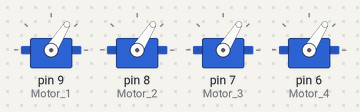
The sketch below on a simulated Arduino Uno, built with avr-gcc and run on an emulated ATmega328P. Parts: 4 × servo. What the sketch prints to the serial monitor is not drawn.

Above: at 0.05 s.
At 0.25 s:
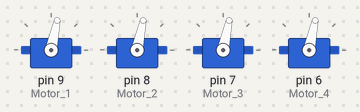
At 0.5 s:
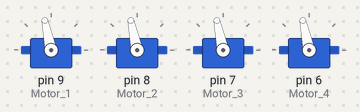
At 0.75 s:
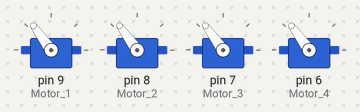
At 1.0 s:
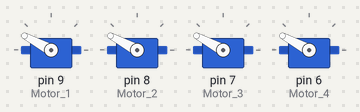
At 2.0 s:
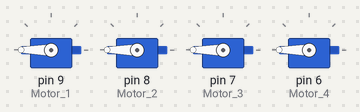
Timing chart, 0 to 4.7 s (numbered marks = the images above):
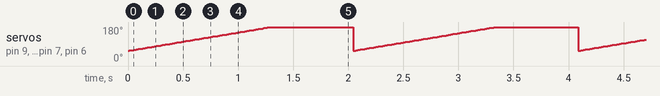

Measured:
- by itself, servo on pin 9 (Motor_1), servo on pin 8 (Motor_2), servo on pin 7 (Motor_3), servo on pin 6 (Motor_4): ramps from 55° to 180° and jumps back, once every 2.0 s

The sketch:

MotorDueTest.ino
```cpp
/*
*  This code is in the public domain.
*  (Do whatever you want with it.)
*/

// Need the Servo library
#include <Servo.h>

// This is our motor.
Servo Motor_1, Motor_2, Motor_3, Motor_4;

// This is the final output
// written to the motor.
String incomingString;

int ch;


// Set everything up
void setup()
{
  // Put the motor to Arduino pin #9
  Motor_1.attach(9);
  Motor_2.attach(8);
  Motor_3.attach(7);
  Motor_4.attach(6);

  // Arm the motors with weapons
  // Note, they arm at 55 and start
  // spinning at 60
  Motor_1.write(55);
  Motor_2.write(55);
  Motor_3.write(55);
  Motor_4.write(55);

  // Required for I/O from Serial monitor
  Serial.begin(9600);
  // Print a startup message
  Serial.println("initializing");
}

// This code serves two purposes. The uncommented code
// speeds and slows down the motors in a continuos loop.
// The commented code allows you to supply input. Feel
// free to use whichever.
void loop()
{

      int i = 55;
      for (i = 55; i < 255; i++) {
          if (i == 254) i = 55;
          Motor_1.write(i);
          Motor_2.write(i);
          Motor_3.write(i);
          Motor_4.write(i);
          delay(10);
      }
//    if (Serial.available() > 0) {
//      ch = Serial.parseInt();
//
//      Serial.print("I recieved: ");
//      Serial.println(ch, DEC);
//
//            /*
//      *  We only want to write an integer between
//      *  0 and 180 to the motor.
//      */
//      if (ch > -1 && ch < 181)
//     {
//       // Print confirmation that the
//       // value is between 0 and 180
//       Serial.println("Value is between 0 and 180");
//       // Write to Servo
//       Motor_1.write(ch);
//       Motor_2.write(ch);
//       Motor_3.write(ch);
//       Motor_4.write(ch);
//     }
//     // The value is not between 0 and 180.
//     // We do not want write this value to
//     // the motor.
//     else
//     {
//       Serial.println("Value is NOT between 0 and 180");
//
//       // IT'S a TRAP!
//       Serial.println("Error with the input");
//     }
//
//    }
}
```
